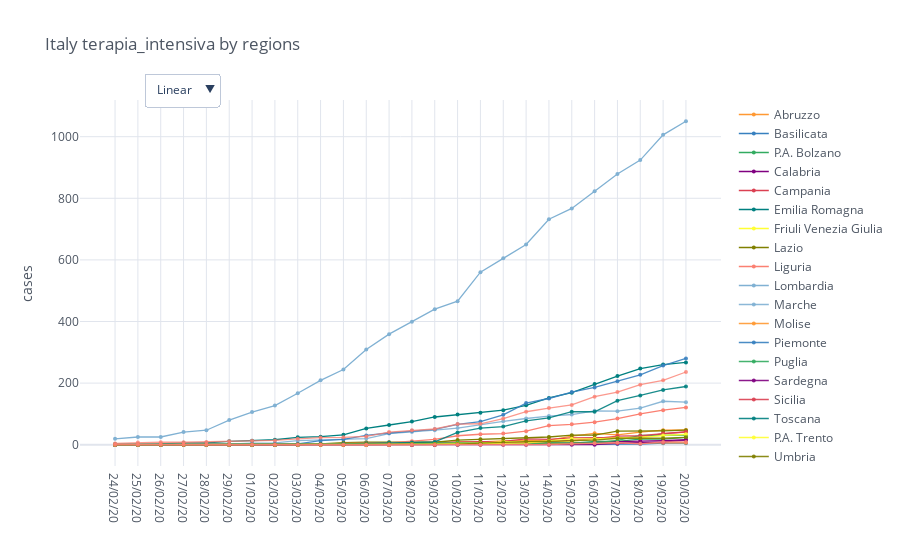

Notebook code for this chart:
### Code cell
regions = io.italy_load_regions()
category = 'terapia_intensiva'
total_cases = io.italy_regions_filter_by_category(regions, category)

mpl.iplot_comparative_plot(total_cases, title='Italy ' + category + ' by regions')

### Figure 1 — Plotly figure (JSON) as saved in the notebook; plotly's stock layout.template omitted (floating-point values rounded to 4 significant figures)
{"data": [{"line": {"color": "rgba(255, 153, 51, 1.0)", "dash": "solid", "shape": "linear", "width": 1.3}, "marker": {"size": 4, "symbol": "circle"}, "mode": "lines+markers", "name": "Abruzzo", "text": "", "type": "scatter", "x": ["24/02/20", "25/02/20", "26/02/20", "27/02/20", "28/02/20", "29/02/20", "01/03/20", "02/03/20", "03/03/20", "04/03/20", "05/03/20", "06/03/20", "07/03/20", "08/03/20", "09/03/20", "10/03/20", "11/03/20", "12/03/20", "13/03/20", "14/03/20", "15/03/20", "16/03/20", "17/03/20", "18/03/20", "19/03/20", "20/03/20"], "y": [0, 0, 0, 0, 0, 0, 0, 0, 0, 0, 0, 0, 0, 0, 0, 9, 9, 12, 14, 14, 28, 37, 32, 41, 47, 48]}, {"line": {"color": "rgba(55, 128, 191, 1.0)", "dash": "solid", "shape": "linear", "width": 1.3}, "marker": {"size": 4, "symbol": "circle"}, "mode": "lines+markers", "name": "Basilicata", "text": "", "type": "scatter", "x": ["24/02/20", "25/02/20", "26/02/20", "27/02/20", "28/02/20", "29/02/20", "01/03/20", "02/03/20", "03/03/20", "04/03/20", "05/03/20", "06/03/20", "07/03/20", "08/03/20", "09/03/20", "10/03/20", "11/03/20", "12/03/20", "13/03/20", "14/03/20", "15/03/20", "16/03/20", "17/03/20", "18/03/20", "19/03/20", "20/03/20"], "y": [0, 0, 0, 0, 0, 0, 0, 0, 0, 0, 0, 0, 0, 0, 0, 0, 1, 1, 1, 2, 2, 2, 2, 2, 5, 5]}, {"line": {"color": "rgba(50, 171, 96, 1.0)", "dash": "solid", "shape": "linear", "width": 1.3}, "marker": {"size": 4, "symbol": "circle"}, "mode": "lines+markers", "name": "P.A. Bolzano", "text": "", "type": "scatter", "x": ["24/02/20", "25/02/20", "26/02/20", "27/02/20", "28/02/20", "29/02/20", "01/03/20", "02/03/20", "03/03/20", "04/03/20", "05/03/20", "06/03/20", "07/03/20", "08/03/20", "09/03/20", "10/03/20", "11/03/20", "12/03/20", "13/03/20", "14/03/20", "15/03/20", "16/03/20", "17/03/20", "18/03/20", "19/03/20", "20/03/20"], "y": [0, 0, 0, 0, 0, 0, 0, 0, 0, 0, 0, 0, 0, 0, 0, 1, 4, 4, 5, 7, 4, 11, 11, 18, 18, 24]}, {"line": {"color": "rgba(128, 0, 128, 1.0)", "dash": "solid", "shape": "linear", "width": 1.3}, "marker": {"size": 4, "symbol": "circle"}, "mode": "lines+markers", "name": "Calabria", "text": "", "type": "scatter", "x": ["24/02/20", "25/02/20", "26/02/20", "27/02/20", "28/02/20", "29/02/20", "01/03/20", "02/03/20", "03/03/20", "04/03/20", "05/03/20", "06/03/20", "07/03/20", "08/03/20", "09/03/20", "10/03/20", "11/03/20", "12/03/20", "13/03/20", "14/03/20", "15/03/20", "16/03/20", "17/03/20", "18/03/20", "19/03/20", "20/03/20"], "y": [0, 0, 0, 0, 0, 0, 0, 0, 0, 0, 0, 0, 0, 0, 0, 2, 2, 2, 3, 4, 6, 7, 10, 11, 13, 16]}, {"line": {"color": "rgba(219, 64, 82, 1.0)", "dash": "solid", "shape": "linear", "width": 1.3}, "marker": {"size": 4, "symbol": "circle"}, "mode": "lines+markers", "name": "Campania", "text": "", "type": "scatter", "x": ["24/02/20", "25/02/20", "26/02/20", "27/02/20", "28/02/20", "29/02/20", "01/03/20", "02/03/20", "03/03/20", "04/03/20", "05/03/20", "06/03/20", "07/03/20", "08/03/20", "09/03/20", "10/03/20", "11/03/20", "12/03/20", "13/03/20", "14/03/20", "15/03/20", "16/03/20", "17/03/20", "18/03/20", "19/03/20", "20/03/20"], "y": [0, 0, 0, 0, 0, 0, 0, 0, 0, 0, 0, 0, 0, 7, 8, 8, 11, 11, 19, 17, 22, 22, 24, 24, 36, 41]}, {"line": {"color": "rgba(0, 128, 128, 1.0)", "dash": "solid", "shape": "linear", "width": 1.3}, "marker": {"size": 4, "symbol": "circle"}, "mode": "lines+markers", "name": "Emilia Romagna", "text": "", "type": "scatter", "x": ["24/02/20", "25/02/20", "26/02/20", "27/02/20", "28/02/20", "29/02/20", "01/03/20", "02/03/20", "03/03/20", "04/03/20", "05/03/20", "06/03/20", "07/03/20", "08/03/20", "09/03/20", "10/03/20", "11/03/20", "12/03/20", "13/03/20", "14/03/20", "15/03/20", "16/03/20", "17/03/20", "18/03/20", "19/03/20", "20/03/20"], "y": [2, 2, 3, 6, 6, 11, 13, 16, 24, 26, 32, 53, 64, 75, 90, 98, 104, 112, 128, 152, 169, 197, 223, 247, 260, 267]}, {"line": {"color": "rgba(255, 255, 51, 1.0)", "dash": "solid", "shape": "linear", "width": 1.3}, "marker": {"size": 4, "symbol": "circle"}, "mode": "lines+markers", "name": "Friuli Venezia Giulia", "text": "", "type": "scatter", "x": ["24/02/20", "25/02/20", "26/02/20", "27/02/20", "28/02/20", "29/02/20", "01/03/20", "02/03/20", "03/03/20", "04/03/20", "05/03/20", "06/03/20", "07/03/20", "08/03/20", "09/03/20", "10/03/20", "11/03/20", "12/03/20", "13/03/20", "14/03/20", "15/03/20", "16/03/20", "17/03/20", "18/03/20", "19/03/20", "20/03/20"], "y": [0, 0, 0, 0, 0, 0, 0, 0, 0, 0, 0, 0, 1, 1, 1, 6, 5, 10, 8, 11, 12, 19, 21, 27, 29, 32]}, {"line": {"color": "rgba(128, 128, 0, 1.0)", "dash": "solid", "shape": "linear", "width": 1.3}, "marker": {"size": 4, "symbol": "circle"}, "mode": "lines+markers", "name": "Lazio", "text": "", "type": "scatter", "x": ["24/02/20", "25/02/20", "26/02/20", "27/02/20", "28/02/20", "29/02/20", "01/03/20", "02/03/20", "03/03/20", "04/03/20", "05/03/20", "06/03/20", "07/03/20", "08/03/20", "09/03/20", "10/03/20", "11/03/20", "12/03/20", "13/03/20", "14/03/20", "15/03/20", "16/03/20", "17/03/20", "18/03/20", "19/03/20", "20/03/20"], "y": [1, 1, 0, 0, 0, 0, 0, 0, 0, 3, 7, 8, 8, 8, 8, 15, 18, 20, 24, 25, 31, 31, 44, 44, 45, 47]}, {"line": {"color": "rgba(251, 128, 114, 1.0)", "dash": "solid", "shape": "linear", "width": 1.3}, "marker": {"size": 4, "symbol": "circle"}, "mode": "lines+markers", "name": "Liguria", "text": "", "type": "scatter", "x": ["24/02/20", "25/02/20", "26/02/20", "27/02/20", "28/02/20", "29/02/20", "01/03/20", "02/03/20", "03/03/20", "04/03/20", "05/03/20", "06/03/20", "07/03/20", "08/03/20", "09/03/20", "10/03/20", "11/03/20", "12/03/20", "13/03/20", "14/03/20", "15/03/20", "16/03/20", "17/03/20", "18/03/20", "19/03/20", "20/03/20"], "y": [0, 0, 0, 0, 0, 1, 1, 1, 2, 3, 3, 5, 6, 11, 17, 29, 34, 36, 44, 62, 66, 73, 85, 100, 112, 121]}, {"line": {"color": "rgba(128, 177, 211, 1.0)", "dash": "solid", "shape": "linear", "width": 1.3}, "marker": {"size": 4, "symbol": "circle"}, "mode": "lines+markers", "name": "Lombardia", "text": "", "type": "scatter", "x": ["24/02/20", "25/02/20", "26/02/20", "27/02/20", "28/02/20", "29/02/20", "01/03/20", "02/03/20", "03/03/20", "04/03/20", "05/03/20", "06/03/20", "07/03/20", "08/03/20", "09/03/20", "10/03/20", "11/03/20", "12/03/20", "13/03/20", "14/03/20", "15/03/20", "16/03/20", "17/03/20", "18/03/20", "19/03/20", "20/03/20"], "y": [19, 25, 25, 41, 47, 80, 106, 127, 167, 209, 244, 309, 359, 399, 440, 466, 560, 605, 650, 732, 767, 823, 879, 924, 1006, 1050]}, {"line": {"color": "rgba(128, 177, 211, 0.8999999999999999)", "dash": "solid", "shape": "linear", "width": 1.3}, "marker": {"size": 4, "symbol": "circle"}, "mode": "lines+markers", "name": "Marche", "text": "", "type": "scatter", "x": ["24/02/20", "25/02/20", "26/02/20", "27/02/20", "28/02/20", "29/02/20", "01/03/20", "02/03/20", "03/03/20", "04/03/20", "05/03/20", "06/03/20", "07/03/20", "08/03/20", "09/03/20", "10/03/20", "11/03/20", "12/03/20", "13/03/20", "14/03/20", "15/03/20", "16/03/20", "17/03/20", "18/03/20", "19/03/20", "20/03/20"], "y": [0, 0, 0, 1, 2, 2, 5, 6, 13, 15, 19, 20, 36, 41, 47, 54, 66, 76, 85, 93, 98, 110, 109, 119, 141, 138]}, {"line": {"color": "rgba(255, 153, 51, 0.8999999999999999)", "dash": "solid", "shape": "linear", "width": 1.3}, "marker": {"size": 4, "symbol": "circle"}, "mode": "lines+markers", "name": "Molise", "text": "", "type": "scatter", "x": ["24/02/20", "25/02/20", "26/02/20", "27/02/20", "28/02/20", "29/02/20", "01/03/20", "02/03/20", "03/03/20", "04/03/20", "05/03/20", "06/03/20", "07/03/20", "08/03/20", "09/03/20", "10/03/20", "11/03/20", "12/03/20", "13/03/20", "14/03/20", "15/03/20", "16/03/20", "17/03/20", "18/03/20", "19/03/20", "20/03/20"], "y": [0, 0, 0, 0, 0, 0, 0, 0, 0, 0, 0, 2, 2, 2, 2, 3, 3, 3, 3, 3, 4, 5, 5, 6, 6, 6]}, {"line": {"color": "rgba(55, 128, 191, 0.8999999999999999)", "dash": "solid", "shape": "linear", "width": 1.3}, "marker": {"size": 4, "symbol": "circle"}, "mode": "lines+markers", "name": "Piemonte", "text": "", "type": "scatter", "x": ["24/02/20", "25/02/20", "26/02/20", "27/02/20", "28/02/20", "29/02/20", "01/03/20", "02/03/20", "03/03/20", "04/03/20", "05/03/20", "06/03/20", "07/03/20", "08/03/20", "09/03/20", "10/03/20", "11/03/20", "12/03/20", "13/03/20", "14/03/20", "15/03/20", "16/03/20", "17/03/20", "18/03/20", "19/03/20", "20/03/20"], "y": [0, 0, 0, 0, 0, 0, 2, 2, 3, 13, 17, 30, 38, 45, 50, 66, 75, 97, 135, 150, 171, 186, 206, 227, 257, 280]}, {"line": {"color": "rgba(50, 171, 96, 0.8999999999999999)", "dash": "solid", "shape": "linear", "width": 1.3}, "marker": {"size": 4, "symbol": "circle"}, "mode": "lines+markers", "name": "Puglia", "text": "", "type": "scatter", "x": ["24/02/20", "25/02/20", "26/02/20", "27/02/20", "28/02/20", "29/02/20", "01/03/20", "02/03/20", "03/03/20", "04/03/20", "05/03/20", "06/03/20", "07/03/20", "08/03/20", "09/03/20", "10/03/20", "11/03/20", "12/03/20", "13/03/20", "14/03/20", "15/03/20", "16/03/20", "17/03/20", "18/03/20", "19/03/20", "20/03/20"], "y": [0, 0, 0, 0, 0, 0, 0, 0, 0, 0, 1, 1, 2, 3, 6, 6, 4, 2, 2, 6, 6, 6, 14, 30, 31, 31]}, {"line": {"color": "rgba(128, 0, 128, 0.8999999999999999)", "dash": "solid", "shape": "linear", "width": 1.3}, "marker": {"size": 4, "symbol": "circle"}, "mode": "lines+markers", "name": "Sardegna", "text": "", "type": "scatter", "x": ["24/02/20", "25/02/20", "26/02/20", "27/02/20", "28/02/20", "29/02/20", "01/03/20", "02/03/20", "03/03/20", "04/03/20", "05/03/20", "06/03/20", "07/03/20", "08/03/20", "09/03/20", "10/03/20", "11/03/20", "12/03/20", "13/03/20", "14/03/20", "15/03/20", "16/03/20", "17/03/20", "18/03/20", "19/03/20", "20/03/20"], "y": [0, 0, 0, 0, 0, 0, 0, 0, 0, 0, 0, 0, 0, 0, 0, 0, 0, 0, 0, 0, 0, 0, 4, 7, 9, 15]}, {"line": {"color": "rgba(219, 64, 82, 0.8999999999999999)", "dash": "solid", "shape": "linear", "width": 1.3}, "marker": {"size": 4, "symbol": "circle"}, "mode": "lines+markers", "name": "Sicilia", "text": "", "type": "scatter", "x": ["24/02/20", "25/02/20", "26/02/20", "27/02/20", "28/02/20", "29/02/20", "01/03/20", "02/03/20", "03/03/20", "04/03/20", "05/03/20", "06/03/20", "07/03/20", "08/03/20", "09/03/20", "10/03/20", "11/03/20", "12/03/20", "13/03/20", "14/03/20", "15/03/20", "16/03/20", "17/03/20", "18/03/20", "19/03/20", "20/03/20"], "y": [0, 0, 0, 0, 0, 0, 0, 0, 0, 0, 0, 0, 0, 0, 0, 2, 1, 5, 7, 11, 15, 20, 28, 29, 36, 42]}, {"line": {"color": "rgba(0, 128, 128, 0.8999999999999999)", "dash": "solid", "shape": "linear", "width": 1.3}, "marker": {"size": 4, "symbol": "circle"}, "mode": "lines+markers", "name": "Toscana", "text": "", "type": "scatter", "x": ["24/02/20", "25/02/20", "26/02/20", "27/02/20", "28/02/20", "29/02/20", "01/03/20", "02/03/20", "03/03/20", "04/03/20", "05/03/20", "06/03/20", "07/03/20", "08/03/20", "09/03/20", "10/03/20", "11/03/20", "12/03/20", "13/03/20", "14/03/20", "15/03/20", "16/03/20", "17/03/20", "18/03/20", "19/03/20", "20/03/20"], "y": [0, 0, 0, 0, 0, 0, 0, 0, 0, 2, 3, 5, 7, 7, 9, 40, 54, 59, 77, 87, 107, 107, 143, 160, 178, 189]}, {"line": {"color": "rgba(255, 255, 51, 0.8999999999999999)", "dash": "solid", "shape": "linear", "width": 1.3}, "marker": {"size": 4, "symbol": "circle"}, "mode": "lines+markers", "name": "P.A. Trento", "text": "", "type": "scatter", "x": ["24/02/20", "25/02/20", "26/02/20", "27/02/20", "28/02/20", "29/02/20", "01/03/20", "02/03/20", "03/03/20", "04/03/20", "05/03/20", "06/03/20", "07/03/20", "08/03/20", "09/03/20", "10/03/20", "11/03/20", "12/03/20", "13/03/20", "14/03/20", "15/03/20", "16/03/20", "17/03/20", "18/03/20", "19/03/20", "20/03/20"], "y": [0, 0, 0, 0, 0, 0, 0, 0, 0, 0, 0, 0, 1, 2, 2, 3, 4, 5, 6, 12, 19, 19, 22, 22, 30, 34]}, {"line": {"color": "rgba(128, 128, 0, 0.8999999999999999)", "dash": "solid", "shape": "linear", "width": 1.3}, "marker": {"size": 4, "symbol": "circle"}, "mode": "lines+markers", "name": "Umbria", "text": "", "type": "scatter", "x": ["24/02/20", "25/02/20", "26/02/20", "27/02/20", "28/02/20", "29/02/20", "01/03/20", "02/03/20", "03/03/20", "04/03/20", "05/03/20", "06/03/20", "07/03/20", "08/03/20", "09/03/20", "10/03/20", "11/03/20", "12/03/20", "13/03/20", "14/03/20", "15/03/20", "16/03/20", "17/03/20", "18/03/20", "19/03/20", "20/03/20"], "y": [0, 0, 0, 0, 0, 0, 0, 0, 1, 1, 1, 2, 2, 2, 2, 2, 5, 8, 10, 11, 13, 15, 21, 21, 21, 24]}, {"line": {"color": "rgba(251, 128, 114, 0.8999999999999999)", "dash": "solid", "shape": "linear", "width": 1.3}, "marker": {"size": 4, "symbol": "circle"}, "mode": "lines+markers", "name": "Valle d'Aosta", "text": "", "type": "scatter", "x": ["24/02/20", "25/02/20", "26/02/20", "27/02/20", "28/02/20", "29/02/20", "01/03/20", "02/03/20", "03/03/20", "04/03/20", "05/03/20", "06/03/20", "07/03/20", "08/03/20", "09/03/20", "10/03/20", "11/03/20", "12/03/20", "13/03/20", "14/03/20", "15/03/20", "16/03/20", "17/03/20", "18/03/20", "19/03/20", "20/03/20"], "y": [0, 0, 0, 0, 0, 0, 0, 0, 0, 0, 0, 0, 0, 0, 0, 0, 0, 0, 0, 0, 3, 5, 6, 3, 9, 9]}, {"line": {"color": "rgba(251, 128, 114, 0.7999999999999998)", "dash": "solid", "shape": "linear", "width": 1.3}, "marker": {"size": 4, "symbol": "circle"}, "mode": "lines+markers", "name": "Veneto", "text": "", "type": "scatter", "x": ["24/02/20", "25/02/20", "26/02/20", "27/02/20", "28/02/20", "29/02/20", "01/03/20", "02/03/20", "03/03/20", "04/03/20", "05/03/20", "06/03/20", "07/03/20", "08/03/20", "09/03/20", "10/03/20", "11/03/20", "12/03/20", "13/03/20", "14/03/20", "15/03/20", "16/03/20", "17/03/20", "18/03/20", "19/03/20", "20/03/20"], "y": [4, 7, 8, 8, 9, 11, 13, 14, 19, 23, 24, 27, 41, 47, 51, 67, 68, 85, 107, 119, 129, 156, 171, 195, 209, 236]}], "layout": {"legend": {"bgcolor": "#FFFFFF", "font": {"color": "#4D5663"}}, "paper_bgcolor": "#FFFFFF", "plot_bgcolor": "#FFFFFF", "title": {"font": {"color": "#4D5663"}, "text": "Italy terapia_intensiva by regions"}, "updatemenus": [{"buttons": [{"args": [{"yaxis.type": "linear"}], "label": "Linear", "method": "relayout"}, {"args": [{"yaxis.type": "log"}], "label": "Log", "method": "relayout"}], "direction": "down", "pad": {"r": 10, "t": 10}, "showactive": true, "x": 0.1, "xanchor": "left", "y": 1.1, "yanchor": "top"}], "xaxis": {"gridcolor": "#E1E5ED", "showgrid": true, "tickfont": {"color": "#4D5663"}, "title": {"font": {"color": "#4D5663"}, "text": ""}, "zerolinecolor": "#E1E5ED"}, "yaxis": {"gridcolor": "#E1E5ED", "showgrid": true, "tickfont": {"color": "#4D5663"}, "title": {"font": {"color": "#4D5663"}, "text": "cases"}, "zerolinecolor": "#E1E5ED"}}}
